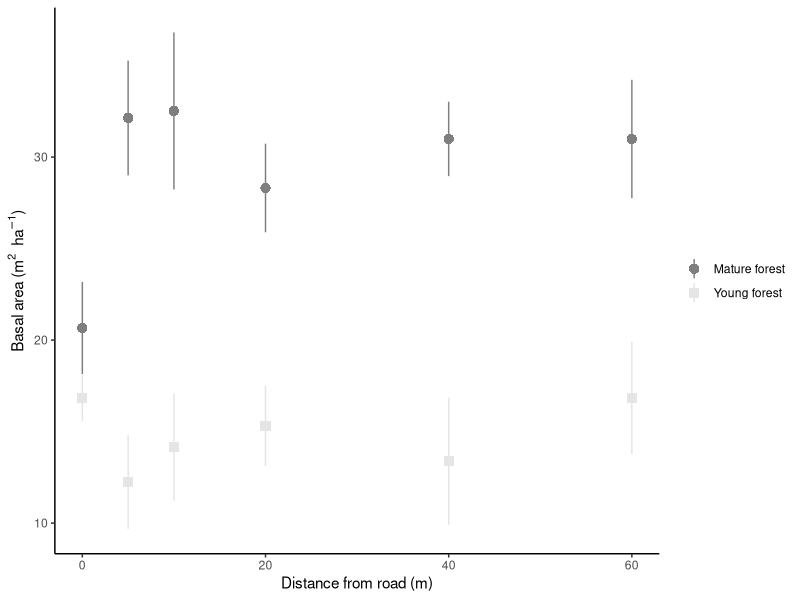
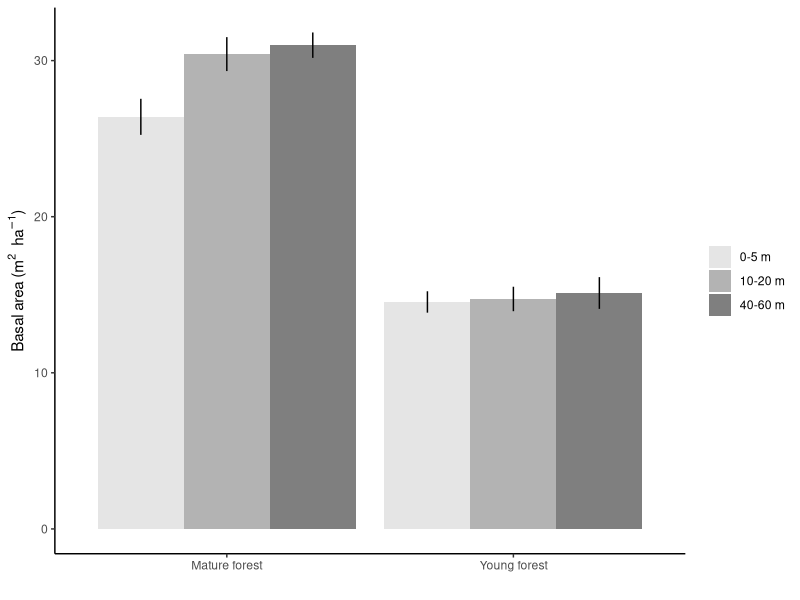
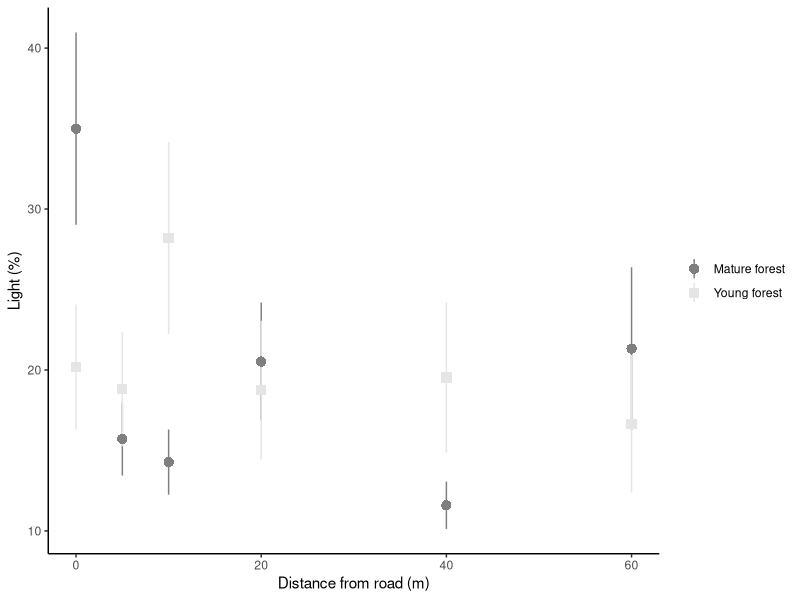
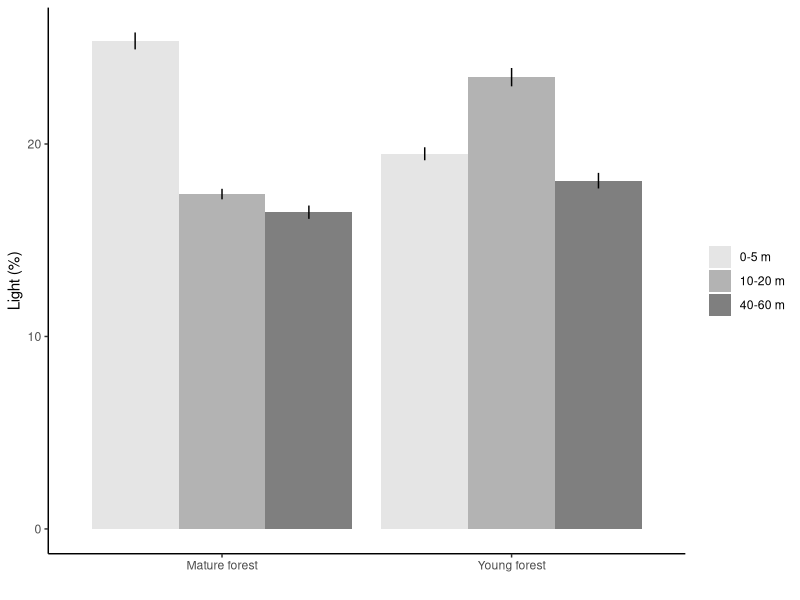
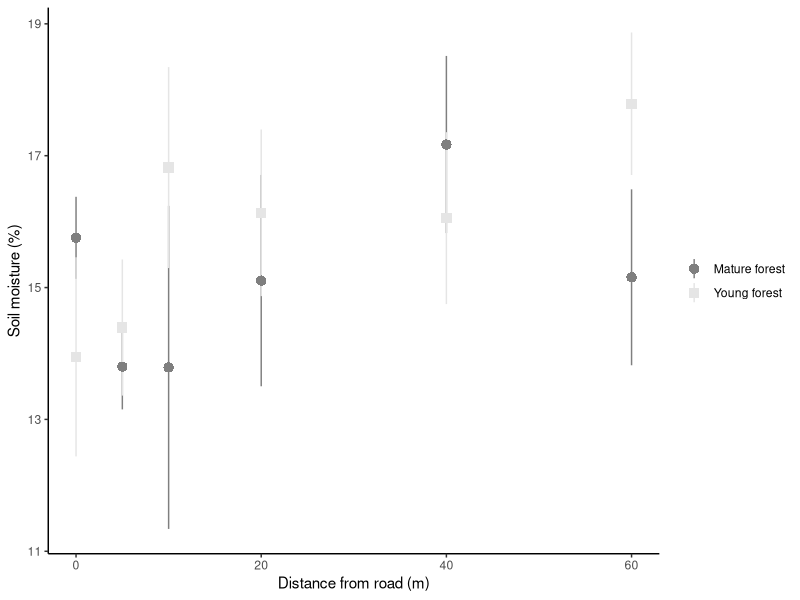
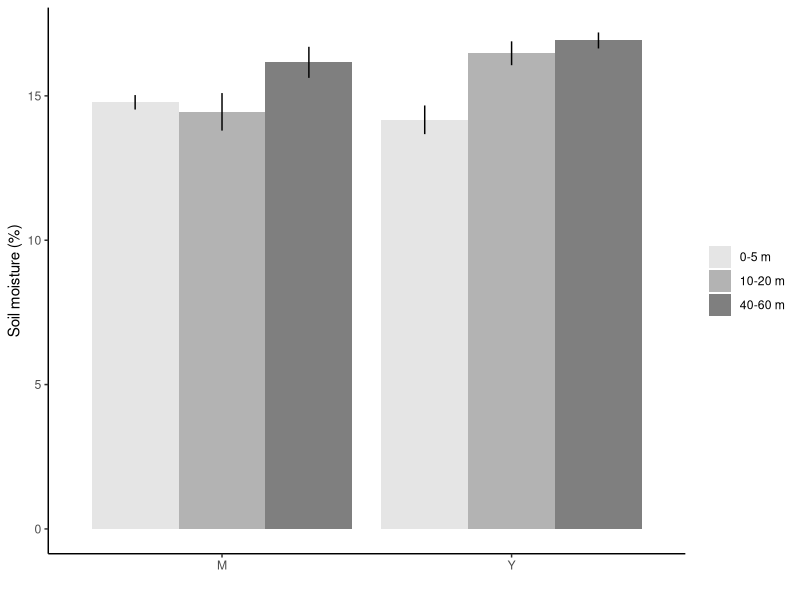
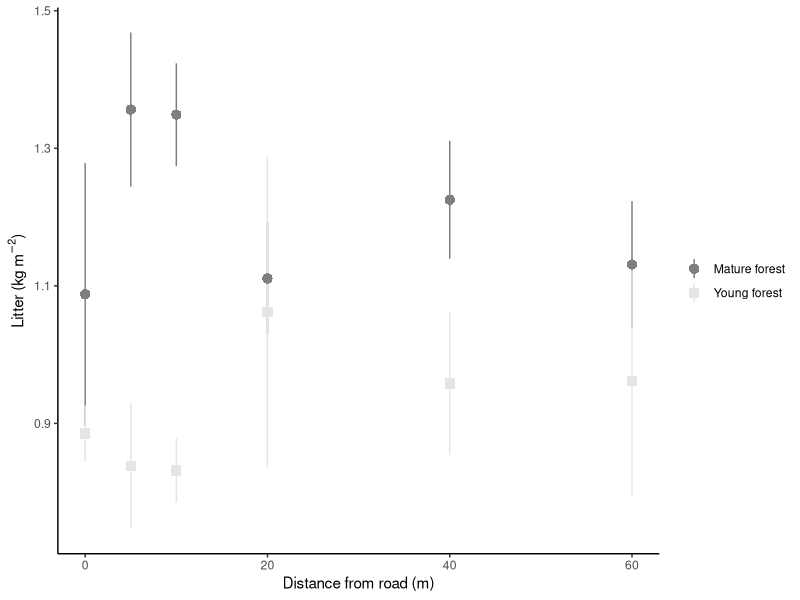
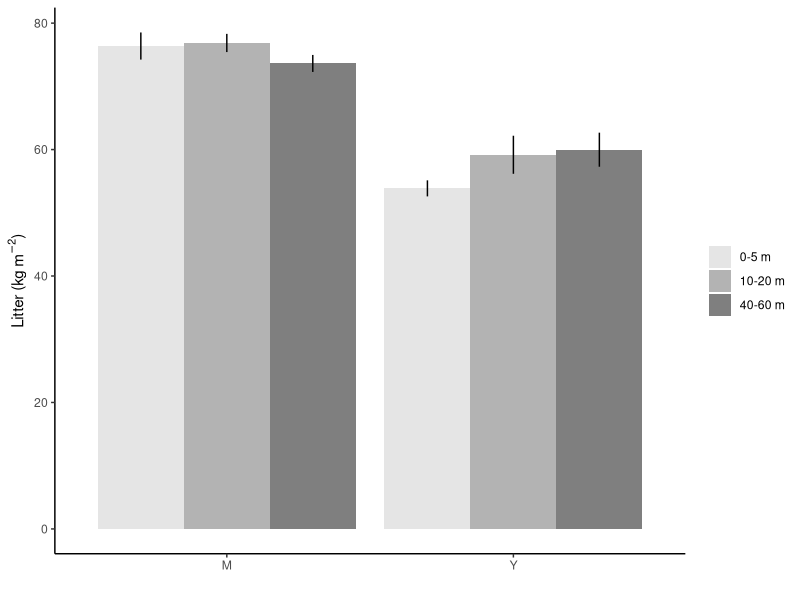

R code for these plots, in order: (Note: this script raises an error after producing the figures.)
## ---- chunk 1

knitr::opts_chunk$set(fig.width = 7, fig.height = 3.5)
knitr::opts_chunk$set(dpi = 600)
knitr::opts_chunk$set(echo = F)
knitr::opts_chunk$set(warning = F)
knitr::opts_chunk$set(message = F)
knitr::opts_chunk$set(fig.asp = .5)
# knitr::opts_chunk$set(eval = F)

# options(na.action = "na.fail")# global model setting for using multimodel inference 'dredge' function

## ---- chunk 2
# library(lme4); library(car); library(sciplot); library(lmerTest); 
# library(MuMIn)
library(plyr); library(dplyr); library(tidyr); library(readr)
library(ggplot2)
library(knitr)

fill_manual <- scale_fill_manual(values = c("grey90", "grey70", "grey50"))
color_manual <- scale_color_manual(values = c("grey50", "grey90"))
## ---- chunk 3
seedling_data <- read_csv("data/seedling_growth_survival_data.csv")
germination_data <- read_csv("data/germination_data.csv")
forest_data <- read_csv("data/forest_trees.csv")
light_data <- read_csv("data/light2005_data.csv")
litter_data <- read_csv("data/litter.csv")
soil_moisture_data <- read_csv("data/soil_moisture2005_data.csv")
## ---- chunk 4

sites <- data_frame(unique(seedling_data$site_code), unique(seedling_data$site_name))
names(sites) <- c("site_code","site_name")

library(stringr)
germination_data <- rename(germination_data, site_code = site)
# sort(unique(germination_data$site_code))
germination_data$site_code <- germination_data$site_code %>%
  str_sub(., 1,3) %>% 
  str_replace_all(c("Cic"="CH","Dub"="DB","Duc"="DU","Dug"="DG","For"="FR","Gri"="GR","Hdq"="HQ","Lil"="LD","Par"="PR","SR4"="SR","Yel"="TC"))

forest_data <- rename(forest_data, site_code = site)
# unique(forest_data$site_code)
forest_data$site_code <- forest_data$site_code %>% 
  str_replace_all(c("DUCK"="DU","DUB"="DB","DUG"="DG", "SR45"="SR"))

light_data <- rename(light_data, site_code = site)
# unique(light_data$site_code)
light_data$site_code <- light_data$site_code %>% 
  str_replace_all(c("DUCK"="DU","DUB"="DB","DUG"="DG", "SR45"="SR"))

litter_data <- rename(litter_data, site_code = site)
# unique(litter_data$site_code)
litter_data$site_code <- litter_data$site_code %>% 
  str_replace_all(c("DUCK"="DU","DUB"="DB","DUG"="DG", "SR45"="SR"))

soil_moisture_data <- rename(soil_moisture_data, site_code = site)
# unique(soil_moisture_data$site_code)
soil_moisture_data$site_code <- soil_moisture_data$site_code %>% 
  str_replace_all(c("Duck"="DU","DUB"="DB","DUG"="DG", "SR45"="SR","Griffy"="GR","YW"="TC"))


# summary(seedling_data)
# unique(seedling_data$species)
seedling_data <- filter(seedling_data, is.na(species)=="FALSE")
# filter(seedling_data, rgr_ht<0)
seedling_data <- seedling_data %>% 
  rename(age = forest_age) %>%
  mutate(habitat_type = if_else(distance<10,0,ifelse(distance>20, 2, 1)),
         # age = if_else(age=="young", "Young forest", "Mature forest"),
         rgr_ht_days = (log(final_ht06)) - log((initial_ht))/822)
## This calculates relative growth rate per day
## There are 97 negative values in this growth rate. Values are sometimes very inconsistent from the spring 2006 measurement to the final measurement
seedling_data$common_name <- "NA"
seedling_data$common_name[seedling_data$species=="D"] <- "Dogwood"
seedling_data$common_name[seedling_data$species=="A"] <- "Autumn olive"
seedling_data$common_name[seedling_data$species=="H"] <- "Honeysuckle"
seedling_data$common_name[seedling_data$species=="P"] <- "Privet"
seedling_data$common_name[seedling_data$species=="R"] <- "Redbud"
seedling_data$common_name[seedling_data$species=="S"] <- "Spicebush"

seedling_data$common_name <- factor(
  seedling_data$common_name, levels = c("Autumn olive","Honeysuckle","Privet","Dogwood","Redbud","Spicebush"))

seedling_data$status[seedling_data$status=="n"] <- "Native"
seedling_data$status[seedling_data$status=="e"] <- "Non-native"

seedling_data$status <- factor(seedling_data$status, levels = c("Native","Non-native"))

# summary(germination_data)
# unique(germination_data$species)
# filter(germination_data, is.na(seeds_germinated))$comments
germination_data$common_name <- "NA"
germination_data$sci_name = "NA"
germination_data <- germination_data %>% 
  mutate(pct_germinated = 100*(seeds_germinated/seeds_present),
         status = native_exotic,
         habitat_type = if_else(distance<10,0,ifelse(distance>20, 2, 1)))

# summary(forest_data)
forest_data <- forest_data %>% 
  rename(distance = dist) %>% 
  mutate(basal_area_m2_ha = trees_in*10*(.0929/.404686),
          habitat_type = if_else(distance<10,0, ifelse(distance>20, 2, 1)))
# unique(forest_data$species)
# filter(forest_data, is.na(species))
forest_distance_data <- forest_data %>% 
  group_by(site_code, age, distance) %>% 
  summarise(
    richness = n_distinct(species),
    avg_dbh = mean(dbh_cm, na.rm = T),
    se_dbh = sd(dbh_cm, na.rm = T)/sqrt( (6 - length(dbh_cm)) ),#6 NA values in DBH
    total_dbh = sum(dbh_cm, na.rm = T),
    avg_basal_area = mean(basal_area_m2_ha, na.rm = T)
  ) %>% 
  ungroup(.)

forest_habitat_data <- forest_data %>% 
  group_by(site_code, age, habitat_type) %>% 
  summarise(
    richness = n_distinct(species),
    avg_dbh = mean(dbh_cm, na.rm = T),
    se_dbh = sd(dbh_cm, na.rm = T)/sqrt(length(dbh_cm)),#6 NA values in DBH
    total_dbh = sum(dbh_cm, na.rm = T),
    avg_basal_area = mean(basal_area_m2_ha, na.rm = T)
  ) %>% 
  ungroup(.)


# summary(light_data)
light_data <- light_data %>% 
  mutate(habitat_type = if_else(distance<10,0,ifelse(distance>20, 2, 1)))

light_distance_data <- light_data %>% 
  group_by(site_code, age, distance) %>% 
  summarise(avg_ppfd = mean(ppfd),
            avg_pct_light = mean(pct_light)) %>% 
  ungroup(.)

light_habitat_data <- light_data %>% 
  group_by(site_code, age, habitat_type) %>% 
  summarise(avg_ppfd = mean(ppfd),
            avg_pct_light = mean(pct_light)) %>% 
  ungroup(.)

# summary(litter_data)
litter_data <- litter_data %>% 
  rename(distance = dist)

litter_habitat_data <- litter_data %>% 
  mutate(habitat_type = if_else(distance<10,0,ifelse(distance>20, 2, 1))) %>% group_by(site_code, age, habitat_type) %>% 
  summarise(avg_litter = mean(litter),
            se_litter = sd(litter)/sqrt(length(litter)))

# summary(soil_moisture_data)
soil_moisture_habitat_data <- soil_moisture_data %>% 
  mutate(habitat_type = if_else(distance<10,0,ifelse(distance>20, 2, 1))) %>% 
  group_by(site_code, age, habitat_type) %>% 
  summarise(avg_soil_moisture = mean(pct_moisture),
            se_soil_moisture = sd(pct_moisture)/sqrt(length(pct_moisture)))

## ---- chunk 5

distance_grouped_data <- seedling_data %>%
  # rename(age = forest_age) %>%
  mutate(age = ifelse(age=="young", "Y","M"),
         stem_leaf_ratio = stem_biomass/leaf_biomass) %>%
  left_join(., forest_distance_data) %>% 
  left_join(., light_distance_data) %>% 
  left_join(., litter_data) %>% 
  left_join(., soil_moisture_data) %>% 
  group_by(age, distance, common_name, status) %>% 
  summarise(avg_biomass = mean(tot_biomass, na.rm = T),
            # n_obs = length(tot_biomass),
            se_biomass = sd(tot_biomass, na.rm = T)/sqrt(length(tot_biomass)),
            avg_diameter = mean(diameter06, na.rm = T),
            se_diameter = sd(diameter06, na.rm = T)/sqrt(length(diameter06)),
            avg_rgr_ht = mean(rgr_ht_days, na.rm = T),
            se_rgr_ht = sd(rgr_ht_days, na.rm = T)/sqrt(length(rgr_ht_days)),
            avg_height = mean(final_ht06, na.rm = T),
            se_height = sd(final_ht06, na.rm = T)/sqrt(length(final_ht06))) %>% 
  ungroup(.)


habitat_grouped_data <- seedling_data %>% 
  mutate(age = ifelse(age=="young", "Y","M"),
         stem_leaf_ratio = stem_biomass/leaf_biomass) %>%
  left_join(., forest_habitat_data) %>% 
  left_join(., light_habitat_data) %>% 
  left_join(., litter_habitat_data) %>% 
  left_join(., soil_moisture_habitat_data) %>% 
  group_by(age, habitat_type, common_name, status) %>% 
  summarise(avg_biomass = mean(tot_biomass, na.rm = T),
            # n_obs = length(tot_biomass),
            se_biomass = sd(tot_biomass, na.rm = T)/sqrt(length(tot_biomass)),
            avg_diameter = mean(diameter06, na.rm = T),
            se_diameter = sd(diameter06, na.rm = T)/sqrt(length(diameter06)),
            avg_rgr_ht = mean(rgr_ht_days, na.rm = T),
            se_rgr_ht = sd(rgr_ht_days, na.rm = T)/sqrt(length(rgr_ht_days)),
            avg_height = mean(final_ht06, na.rm = T),
            se_height = sd(final_ht06, na.rm = T)/sqrt(length(final_ht06))) %>% 
  ungroup(.)

habitat_grouped_data$f_habitat <- factor(habitat_grouped_data$habitat_type, levels = c("0","1","2"), labels = c("0-5 m","10-20 m","40-60 m"))

# summary(habitat_grouped_data)

germination_data <- germination_data %>%
  rename(age = forest_age) %>% 
  left_join(., forest_distance_data) %>% 
  left_join(., light_distance_data) %>% 
  left_join(., litter_data) %>% 
  left_join(., soil_moisture_data)

# xtabs(~ species + native_exotic, germination_data)

## ---- chunk 6
germination_data$common_name[germination_data$species=="D"] <- "Dogwood"
germination_data$common_name[germination_data$species=="A"] <- "Autumn olive"
germination_data$common_name[germination_data$species=="H"] <- "Honeysuckle"
germination_data$common_name[germination_data$species=="P"] <- "Privet"
germination_data$common_name[germination_data$species=="R"] <- "Redbud"
germination_data$common_name[germination_data$species=="S"] <- "Spicebush"

germination_data$sci_name[germination_data$species=="A"] <- "Elaeagnus umbellata"
germination_data$sci_name[germination_data$species=="H"] <- "Lonicera maackii"
germination_data$sci_name[germination_data$species=="P"] <- "Ligustrum obtusifolium"
germination_data$sci_name[germination_data$species=="D"] <- "Cornus florida"
germination_data$sci_name[germination_data$species=="R"] <- "Cercis canadensis"
germination_data$sci_name[germination_data$species=="S"] <- "Lindera benzoin"

germination_data$status[germination_data$status=="N"] <- "Native"
germination_data$status[germination_data$status=="E"] <- "Non-native"

species_table <- germination_data %>% 
  filter(site_code=="BB", distance==0) %>%
  select(species, status, common_name, sci_name)
  
# kable(species_table %>% 
#         mutate(Species = paste(common_name, " ", "(", sci_name, ")", sep="")) %>% 
#         select(Species, Status = status) %>%
#         arrange(Status)
#       )
## ---- chunk 7

forest_data$age[forest_data$age=="M"] <- "Mature forest"
forest_data$age[forest_data$age=="Y"] <- "Young forest"
# levels(forest_data$age) <- c("Mature","Young")
forest_data$f_habitat <- factor(forest_data$habitat_type, levels = c("0","1","2"), labels = c("0-5 m","10-20 m","40-60 m"))

#  Basal area calculation: "trees_in"*10 = basal area (ft^2 acre^-1)
#  Conversion to m^2 ha^-1: 1 acre = .404686 hectares; 1 ft^2 = .0929 m^2
forest_data <- forest_data %>%
  mutate(basal_area_m2_ha = trees_in*10*(.0929/.404686))

## DBH plot
# ggplot(forest_data, aes(distance, dbh_cm, shape = age, color = age)) +
#   scale_shape_manual(values = c(16,15)) +
#   stat_summary(fun.data = "mean_se", geom = "pointrange", size = .7) +
#   color_manual +
#   theme_classic() +
#   theme(legend.title = element_blank()) +
#   xlab("Distance from road (m)") +
#   ylab("DBH (cm)")

## Basal area plot
ggplot(forest_data, aes(distance, basal_area_m2_ha, shape = age, color = age)) +
  scale_shape_manual(values = c(16,15)) +
  stat_summary(fun.data = "mean_se", geom = "pointrange", size = .7) +
  color_manual +
  theme_classic() +
  theme(legend.title = element_blank()) +
  xlab("Distance from road (m)") +
  ylab(expression(paste("Basal area (", {m}^2, "  ", {ha}^-1, ")")))

## Summarise mean and SE into new dataframe
avg_forest_data <- forest_data %>%
  group_by(age, f_habitat) %>% 
  summarise(
    richness = n_distinct(species),
    avg_dbh = mean(dbh_cm, na.rm = T),
    se_dbh = sd(dbh_cm, na.rm = T)/sqrt(length(dbh_cm)),
    total_dbh = sum(dbh_cm, na.rm = T),
    avg_basal_area = mean(basal_area_m2_ha, na.rm = T),
    se_basal_area = sd(basal_area_m2_ha, na.rm = T)/sqrt(length(basal_area_m2_ha))
  )

# ggplot(avg_forest_data, aes(age, avg_dbh, fill = habitat_type)) +
#   geom_col(position = "dodge") +
#   geom_errorbar(aes(ymin = avg_dbh - se_dbh, ymax = avg_dbh + se_dbh), width = 0, position = position_dodge(width = .9)) +
#   fill_manual +
#   theme_classic() +
#   theme(legend.title = element_blank()) +
#   xlab("") +
#   ylab("DBH (cm)")

ggplot(avg_forest_data, aes(age, avg_basal_area, fill = f_habitat)) +
  geom_col(position = "dodge") +
  geom_errorbar(aes(ymin = avg_basal_area - se_basal_area, ymax = avg_basal_area + se_basal_area), width = 0, position = position_dodge(width = .9)) +
  fill_manual +
  theme_classic() +
  theme(legend.title = element_blank()) +
  xlab("") +
  ylab(expression(paste("Basal area (", {m}^2, "  ", {ha}^-1, ")")))

## ---- chunk 8

light_data$age[light_data$age=="M"] <- "Mature forest"
light_data$age[light_data$age=="Y"] <- "Young forest"
light_data$f_habitat <- factor(light_data$habitat_type, levels = c("0","1","2"), labels = c("0-5 m","10-20 m","40-60 m"))

# skimr::skim(light_data)

ggplot(light_data, aes(distance, (pct_light), shape = age, color = age)) +
  scale_shape_manual(values = c(16,15)) +
  stat_summary(fun.data = "mean_se", geom = "pointrange", size = .7) +
  # geom_smooth(method = "lm", alpha = .2, se = F) +
  # geom_line(aes(linetype = age)) +
  color_manual +
  theme_classic() +
  theme(legend.title = element_blank()) +
  xlab("Distance from road (m)") +
  ylab("Light (%)")

# qplot(habitat_type, pct_light, data = light_data, geom = "boxplot")

avg_light_data <- light_data %>% 
  group_by(age, f_habitat) %>% 
  summarise(avg_pct_light = mean(pct_light),
            se_pct_light = sd(pct_light)/length(pct_light))

ggplot(avg_light_data, aes(age, avg_pct_light, fill = f_habitat)) +
  geom_col(position = "dodge") +
  geom_errorbar(aes(ymin = avg_pct_light - se_pct_light, ymax = avg_pct_light + se_pct_light), width = 0, position = position_dodge(width = .9)) +
  fill_manual +
  # scale_fill_manual(values = c("grey90","grey50")) +
  theme_classic() +
  theme(legend.title = element_blank()) +
  xlab("") +
  ylab("Light (%)")

## ---- chunk 9

soil_moisture_data$age[soil_moisture_data$age=="M"] <- "Mature forest"
soil_moisture_data$age[soil_moisture_data$age=="Y"] <- "Young forest"

ggplot(soil_moisture_data, aes(distance, pct_moisture, shape = age, color = age)) +
  scale_shape_manual(values = c(16,15)) +
  stat_summary(fun.data = "mean_se", geom = "pointrange", size = .7) +
  # geom_smooth(method = "lm", se = F, show.legend = F) +
  color_manual +
  theme_classic() +
  theme(legend.title = element_blank()) +
  xlab("Distance from road (m)") +
  ylab("Soil moisture (%)")


# ggplot(soil_moisture_data, aes(age, pct_moisture, fill = habitat_type)) +
#   geom_boxplot(notch = F) +
#   # geom_violin() +
#   scale_fill_manual(values = c("black", "grey90")) +
#   theme_classic()

## Pooled soil moisture data
# ggplot(soil_moisture_data, aes(distance, pct_moisture)) +
#   # scale_shape_manual(values = c(16,15)) +
#   stat_summary(fun.data = "mean_se", geom = "pointrange", size = .7) +
#   # scale_color_manual(values = c("black", "grey65")) +
#   theme_classic()

soil_moisture_habitat_data$f_habitat <- factor(soil_moisture_habitat_data$habitat_type, levels = c("0","1","2"), labels = c("0-5 m","10-20 m","40-60 m"))

avg_soil_data <- soil_moisture_habitat_data %>%
  group_by(age, f_habitat) %>%
  summarise(avg_pct_moisture = mean(avg_soil_moisture),
            se_pct_moisture = sd(avg_soil_moisture)/length(avg_soil_moisture))

ggplot(avg_soil_data, aes(age, avg_pct_moisture, fill = f_habitat)) +
  geom_col(position = "dodge") +
  geom_errorbar(aes(ymin = avg_pct_moisture - se_pct_moisture, ymax = avg_pct_moisture + se_pct_moisture), width = 0, position = position_dodge(width = .9)) +
  fill_manual +
  theme_classic() +
  theme(legend.title = element_blank()) +
  xlab("") +
  ylab("Soil moisture (%)")

# soil_lm <- lm(pct_moisture ~ (distance), data = soil_moisture_data)
# summary(soil_lm)
# car::Anova(soil_lm, type = 3)
## Slope of the overall average line is

# soil_lm2 <- lm(pct_moisture ~ factor(distance), data = soil_moisture_data)
# summary(soil_lm2)
## No overall statistical differences between 0 meter and other distances

## ---- chunk 10

litter_data$age[litter_data$age=="M"] <- "Mature forest"
litter_data$age[litter_data$age=="Y"] <- "Young forest"

# .25*.25 = .0625 m^2
# 1 g = .001 kg
litter_data <- litter_data %>% 
  mutate(litter_kg_m2 = litter*(.001/.0625))

ggplot(litter_data, aes(distance, litter_kg_m2, shape = age, color = age)) +
  scale_shape_manual(values = c(16,15)) +
  stat_summary(fun.data = "mean_se", geom = "pointrange", size = .7) +
  # geom_smooth(method = "lm", se = F, show.legend = F) +
  color_manual +
  theme_classic() +
  theme(legend.title = element_blank()) +
  xlab("Distance from road (m)") +
  ylab(expression(paste("Litter (kg ", {m}^-2, ")")))


litter_habitat_data$f_habitat <- factor(litter_habitat_data$habitat_type, levels = c("0","1","2"), labels = c("0-5 m","10-20 m","40-60 m"))
avg_litter_data <- litter_habitat_data %>% 
  group_by(age, f_habitat) %>% 
  summarise(avg_litter2 = mean(avg_litter),
            se_litter = sd(avg_litter)/length(avg_litter))

ggplot(avg_litter_data, aes(age, avg_litter2, fill = f_habitat)) +
  geom_col(position = "dodge") +
  geom_errorbar(aes(ymin = avg_litter2 - se_litter, ymax = avg_litter2 + se_litter), width = 0, position = position_dodge(width = .9)) +
  fill_manual +
  theme_classic() +
  theme(legend.title = element_blank()) +
  xlab("") +
  ylab(expression(paste("Litter (kg ", {m}^-2, ")")))

# litter_lm <- lm(litter_kg_m2 ~ distance*age, data = litter_data)
# summary(litter_lm)
# litter_lm2 <- lm(litter_kg_m2 ~ habitat_type*age, data = litter_data)
# summary(litter_lm2)
# 
# AIC(litter_lm)
# AIC(litter_lm2)

## ---- chunk 11

# names(germination_data)
germination_data$age[germination_data$age=="Y"] <- "Young forest"
germination_data$age[germination_data$age=="M"] <- "Mature forest"
germination_data$f_habitat <- factor(germination_data$habitat_type, levels = c("0","1","2"), labels = c("0-5 m","10-20 m","40-60 m"))

germination_data$common_name <- factor(
  germination_data$common_name, levels = c("Autumn olive","Honeysuckle","Privet","Dogwood","Redbud","Spicebush"))
germination_data$status <- factor(germination_data$status, levels = c("Native","Non-native"))

germination_distance_data <- germination_data %>% 
  group_by(status, distance, common_name, age) %>% 
  summarise(avg_germinated = mean(pct_germinated, na.rm = T))

germination_habitat_data <- germination_data %>% 
  group_by(status, f_habitat, habitat_type, common_name, age) %>% 
  summarise(avg_germinated = mean(pct_germinated, na.rm = T))


ggplot(germination_data, aes(distance, pct_germinated)) +
  stat_summary(aes(shape = common_name), fun.data = "mean_se", geom = "point", size = 2.5) +
  geom_smooth(aes(linetype = status), method = "lm", se = F, show.legend = F, color = "grey40", size = .8) +
  # scale_shape_manual(values = c(rep(16, 3), rep(17, 3))) +
  # scale_color_manual(values = c(brewer.pal(3, "RdBu"), brewer.pal(3, "RdBu"))) +
  scale_linetype_manual(values = c(2,1)) +
  # scale_color_brewer(palette = "RdBu") +
  facet_wrap(~age) +
  theme_bw() +
  theme(strip.background = element_blank(),
        panel.grid = element_blank(),
        legend.title = element_blank()) +
  ylab("Percent germination") +
  xlab("Distance from road (m)")

# ggsave("figures/pct_germinated.png", dpi = 600, width = 7, height = 3.5)

ggplot(germination_distance_data, aes(distance, avg_germinated)) +
  geom_point(aes(shape = common_name), show.legend = T, size = 2) +
  geom_line(aes(linetype = common_name)) +
  facet_wrap(~age) +
  theme_bw() +
  theme(strip.background = element_blank(),
        panel.grid = element_blank(),
        legend.title = element_blank()) +
  ylab("Percent germination") +
  xlab("Distance from road (m)")

ggplot(germination_habitat_data, aes(f_habitat, avg_germinated)) +
  geom_point(aes(shape = common_name), show.legend = T, size = 2) +
  geom_line(aes(linetype = common_name, group = common_name)) +
  facet_wrap(~age) +
  theme_bw() +
  theme(strip.background = element_blank(),
        panel.grid = element_blank(),
        legend.title = element_blank()) +
  ylab("Percent germination") +
  xlab("Distance from road")

## ---- chunk 12
kable(germination_data %>% 
  group_by(common_name, age, status) %>% 
  summarise(avg_pct_germ = mean(pct_germinated, na.rm = T)) %>% 
  spread(key = age, value = avg_pct_germ) %>% 
  rename(Species = common_name, Status = status), 
  digits = 2, caption = "Average germination (%) of seeds for each species in each forest age.")
## ---- chunk 13

# names(seedling_data)

seedling_data$age[seedling_data$age=="young"] <- "Young forest"
seedling_data$age[seedling_data$age=="mature"] <- "Mature forest"

seedling_data$f_habitat <- factor(seedling_data$habitat_type, levels = c("0","1","2"), labels = c("0-5 m","10-20 m","40-60 m"))

distance_grouped_data$age[distance_grouped_data$age=="Y"] <- "Young forest"
distance_grouped_data$age[distance_grouped_data$age=="M"] <- "Mature forest"

habitat_grouped_data$age[habitat_grouped_data$age=="Y"] <- "Young forest"
habitat_grouped_data$age[habitat_grouped_data$age=="M"] <- "Mature forest"
## ---- chunk 14

surv <- select(seedling_data, site_name:status, habitat_type, f_habitat, common_name, starts_with("surv"))
surv <- surv %>% gather(year, survival, survival04:survival06)
surv$year[surv$year=="survival04"] <- 2004
surv$year[surv$year=="survival05"] <- 2005
surv$year[surv$year=="survival06"] <- 2006

survival_distance_data <- surv %>% 
  group_by(year, distance, age, status, common_name) %>% 
  filter(!is.na(survival), year==2006) %>% 
  summarise(pct_survival = 100*sum(survival)/length(survival))

survival_habitat_data <- surv %>% 
  group_by(year, habitat_type, f_habitat, age, status, common_name) %>% 
  filter(!is.na(survival), year==2006) %>% 
  summarise(pct_survival = 100*sum(survival)/length(survival))

ggplot(survival_distance_data, aes(distance, pct_survival)) +
  stat_summary(aes(shape = common_name), fun.data = "mean_se", geom = "point", size = 2.5) +
  geom_smooth(aes(linetype = status), method = "lm", se = F, show.legend = F, color = "grey50", size = .8) +
  scale_linetype_manual(values = c(2,1)) +
  scale_color_brewer(palette = "RdBu") +
  facet_grid(.~age) +
  theme_bw() +
  theme(strip.background = element_blank(),
        panel.grid = element_blank(),
        legend.title = element_blank()) +
  ylab("Survival (%)") +
  xlab("Distance from road (m)") +
  ggtitle("Average seedling survival to 2006")


ggplot(survival_distance_data, aes(distance, pct_survival)) +
  # geom_smooth(aes(linetype = common_name), method = "lm", se = F, show.legend = T, color = "grey50", size = .5) +
  geom_point(aes(shape = common_name), size = 2.5, show.legend = F) +
  geom_line(aes(linetype = common_name)) +
  # stat_summary(aes(shape = common_name), fun.data = "mean_se", geom = "point", size = 2.5, show.legend = F) +
  # scale_linetype_manual(values = c(2,1)) +
  # scale_color_brewer(palette = "RdBu") +
  facet_grid(.~age) +
  theme_bw() +
  theme(strip.background = element_blank(),
        panel.grid = element_blank(),
        legend.title = element_blank()) +
  ylab("Survival (%)") +
  xlab("Distance from road (m)") +
  ggtitle("Average seedling survival to 2006")


ggplot(survival_habitat_data, aes(f_habitat, pct_survival)) +
  # geom_smooth(aes(linetype = common_name), method = "lm", se = F, show.legend = T, color = "grey50", size = .5) +
  geom_point(aes(shape = common_name), size = 2.5, show.legend = F) +
  geom_line(aes(linetype = common_name, group = common_name)) +
  facet_grid(.~age) +
  theme_bw() +
  theme(strip.background = element_blank(),
        panel.grid = element_blank(),
        legend.title = element_blank()) +
  ylab("Survival (%)") +
  xlab("Distance from edge") +
  ggtitle("Average seedling survival to 2006")

# filter(surv, year == 2006) %>% 
#   group_by(status, age) %>% 
#   summarise(avg_pct_survival = mean(pct_survival))
## ---- chunk 15

ggplot(seedling_data, aes(distance, final_ht06)) +
  stat_summary(aes(shape = common_name), fun.data = "mean_se", geom = "point", size = 2.5) +
  geom_smooth(aes(linetype = status), method = "lm", se = F, show.legend = F, color = "grey50") +
  scale_linetype_manual(values = c(2,1)) +
  scale_color_brewer(palette = "RdBu") +
  facet_wrap(~age) +
  theme_bw() +
  theme(strip.background = element_blank(),
        panel.grid = element_blank(),
        legend.title = element_blank()) +
  ylab("Height (cm)") +
  xlab("Distance from road (m)")


ggplot(distance_grouped_data, aes(distance, avg_height)) +
  geom_point(aes(shape = common_name)) +
  geom_line(aes(linetype = common_name)) +
  facet_wrap(~age) +
  theme_bw() +
  theme(strip.background = element_blank(),
        panel.grid = element_blank(),
        legend.title = element_blank()) +
  ylab("Height (cm)") +
  xlab("Distance from road (m)")


ggplot(habitat_grouped_data, aes(f_habitat, avg_height)) +
  geom_point(aes(shape = common_name)) +
  geom_line(aes(linetype = common_name, group = common_name)) +
  facet_wrap(~age) +
  theme_bw() +
  theme(strip.background = element_blank(),
        panel.grid = element_blank(),
        legend.title = element_blank()) +
  ylab("Height (cm)") +
  xlab("Distance")

## ---- chunk 16

ggplot(seedling_data, aes(distance, diameter06)) +
  stat_summary(aes(shape = common_name), fun.data = "mean_se", geom = "point", size = 2.5) +
  geom_smooth(aes(linetype = status), method = "lm", se = F, show.legend = F, color = "grey50") +
  scale_linetype_manual(values = c(2,1)) +
  scale_color_brewer(palette = "RdBu") +
  facet_wrap(~age) +
  theme_bw() +
  theme(strip.background = element_blank(),
        panel.grid = element_blank(),
        legend.title = element_blank()) +
  ylab("Diameter (mm)") +
  xlab("Distance from road (m)")


ggplot(distance_grouped_data, aes(distance, avg_diameter)) +
  geom_point(aes(shape = common_name)) +
  geom_line(aes(linetype = common_name)) +
  facet_wrap(~age) +
  theme_bw() +
  theme(strip.background = element_blank(),
        panel.grid = element_blank(),
        legend.title = element_blank()) +
  ylab("Diameter (mm)") +
  xlab("Distance from road (m)")

ggplot(habitat_grouped_data, aes(f_habitat, avg_diameter)) +
  geom_point(aes(shape = common_name)) +
  geom_line(aes(linetype = common_name, group = common_name)) +
  facet_wrap(~age) +
  theme_bw() +
  theme(strip.background = element_blank(),
        panel.grid = element_blank(),
        legend.title = element_blank()) +
  ylab("Diameter (mm)") +
  xlab("Distance")

## ---- chunk 17

ggplot(seedling_data, aes(distance, tot_biomass)) +
  geom_smooth(aes(linetype = status), method = "lm", se = F, show.legend = F, color = "grey50", size = .8) +
  stat_summary(aes(shape = common_name), fun.data = "mean_se", geom = "point" ) +
  scale_linetype_manual(values = c(2,1)) +
  scale_color_brewer(palette = "RdBu") +
  facet_wrap(~age) +
  theme_bw() +
  theme(strip.background = element_blank(),
        panel.grid = element_blank(),
        legend.title = element_blank()) +
  ylab("Biomass (g)") +
  xlab("Distance from road (m)")


ggplot(distance_grouped_data, aes(distance, avg_biomass)) +
  geom_line(aes(linetype = common_name, group = common_name)) +
  # geom_smooth(aes(linetype = status), method = "lm", se = F) +
  geom_point(aes(shape = common_name), size = 2.5) +
  facet_wrap(~age) +
  theme_bw() +
  theme(strip.background = element_blank(),
        panel.grid = element_blank(),
        legend.title = element_blank()) +
  ylab("Biomass (g)") +
  xlab("Distance from road (m)")

ggplot(habitat_grouped_data, aes(f_habitat, avg_biomass)) +
  geom_line(aes(linetype = common_name, group = common_name)) +
  # geom_smooth(aes(linetype = status), method = "lm", se = F) +
  geom_point(aes(shape = common_name), size = 2.5) +
  facet_wrap(~age) +
  theme_bw() +
  theme(strip.background = element_blank(),
        panel.grid = element_blank(),
        legend.title = element_blank()) +
  ylab("Biomass (g)") +
  xlab("Distance")

## ---- chunk 18

ggplot(seedling_data, aes(distance, rgr_ht_days)) +
  stat_summary(aes(shape = common_name), fun.data = "mean_se", geom = "point", size = 2.5) +
  geom_smooth(aes(linetype = status), method = "lm", se = F, show.legend = F, color = "grey50") +
  scale_linetype_manual(values = c(2,1)) +
  scale_color_brewer(palette = "RdBu") +
  facet_wrap(~age) +
  theme_bw() +
  theme(strip.background = element_blank(),
        panel.grid = element_blank(),
        legend.title = element_blank()) +
  ylab("Relative growth rate (% / day)") +
  xlab("Distance from road (m)") 


ggplot(distance_grouped_data, aes(distance, avg_rgr_ht)) +
  geom_point(aes(shape = common_name)) +
  geom_line(aes(linetype = common_name)) +
  facet_wrap(~age) +
  theme_bw() +
  theme(strip.background = element_blank(),
        panel.grid = element_blank(),
        legend.title = element_blank()) +
  ylab("Relative growth rate (% / day)") +
  xlab("Distance from road (m)") 


ggplot(habitat_grouped_data, aes(f_habitat, avg_rgr_ht)) +
  geom_point(aes(shape = common_name)) +
  geom_line(aes(linetype = common_name, group = common_name)) +
  facet_wrap(~age) +
  theme_bw() +
  theme(strip.background = element_blank(),
        panel.grid = element_blank(),
        legend.title = element_blank()) +
  ylab("Relative growth rate (% / day)") +
  xlab("Distance") 

## ---- chunk 19

# names(seedling_data)

herbiv <- select(seedling_data, site_name:status, habitat_type, f_habitat, common_name, starts_with("herb"))
herbiv <- herbiv %>% 
  gather(year, herbivory, herbivory04:herbivory06)
herbiv$year[herbiv$year=="herbivory04"] <- 2004
herbiv$year[herbiv$year=="herbivory05"] <- 2005
herbiv$year[herbiv$year=="herbivory06"] <- 2006

ggplot(filter(herbiv, year == 2006), aes(distance, herbivory)) +
  stat_summary(aes(shape = common_name), fun.data = "mean_se", geom = "point", size = 2.5) +
  geom_smooth(aes(linetype = status), method = "lm", se = F, show.legend = F, color = "grey50") +
  scale_linetype_manual(values = c(2,1)) +
  scale_color_brewer(palette = "RdBu") +
  facet_grid(.~age) +
  theme_bw() +
  theme(strip.background = element_blank(),
        panel.grid = element_blank(),
        legend.title = element_blank()) +
  ylab("Herbivory score") +
  xlab("Distance from road (m)") 

herbiv_distance_data <- herbiv %>%
  filter(year == "2006") %>%
  group_by(distance, status, age, common_name) %>% 
  summarise(avg_herbivory = mean(herbivory, na.rm = T),
            se_herbivory = sd(herbivory, na.rm = T)/sqrt(length(herbivory)))

herbiv_habitat_data <- herbiv %>%
  filter(year == "2006") %>%
  group_by(habitat_type, f_habitat, status, age, common_name) %>% 
  summarise(avg_herbivory = mean(herbivory, na.rm = T),
            se_herbivory = sd(herbivory, na.rm = T)/sqrt(length(herbivory)))

ggplot(herbiv_distance_data, aes(distance, avg_herbivory)) +
  geom_line(aes(linetype = common_name), show.legend = F) +
  geom_point(aes(shape = common_name), size = 2.5) +
  facet_wrap(~age) +
  theme_bw() +
  theme(strip.background = element_blank(),
        panel.grid = element_blank(),
        legend.title = element_blank()) +
  ylab("Herbivory score") +
  xlab("Distance from road (m)")

ggplot(herbiv_habitat_data, aes(f_habitat, avg_herbivory)) +
  geom_line(aes(linetype = common_name, group = common_name), show.legend = F) +
  geom_point(aes(shape = common_name), size = 2.5) +
  facet_wrap(~age) +
  theme_bw() +
  theme(strip.background = element_blank(),
        panel.grid = element_blank(),
        legend.title = element_blank()) +
  ylab("Herbivory score") +
  xlab("Distance")

## ---- chunk 20

d1 <- grouped_seedling_data %>% 
  mutate(habitat_type = ifelse(distance<10,0,ifelse(distance>20, 2, 1)))
